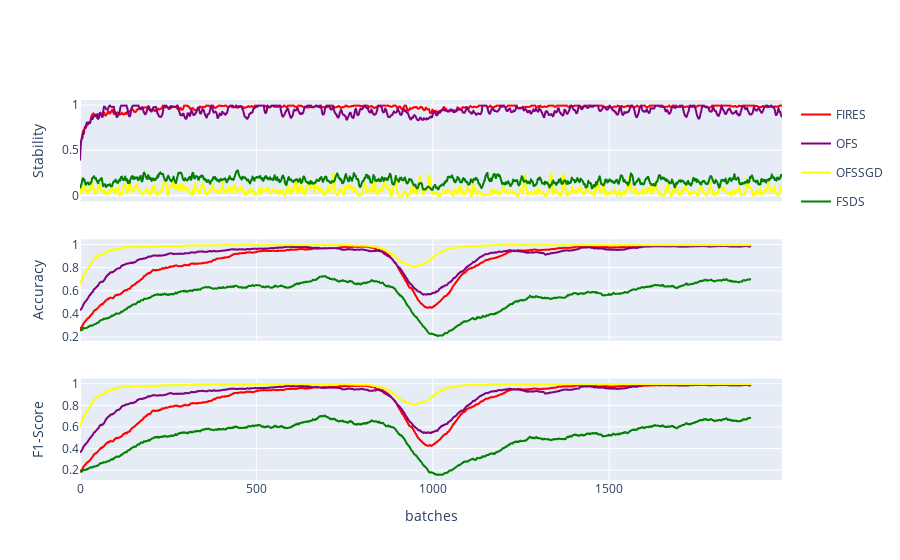

Notebook cell for this chart:
### Code cell
fig = make_subplots(rows=3, cols=1, shared_xaxes=True, vertical_spacing=0.1) # subplot_titles=("Stability","Accuracy", "F1-Score"),
for i in range(len(stability_trace)):
    stability_trace[i]["showlegend"] = False
    fig.add_trace(stability_trace[i], row=1, col=1)
for i in range(len(accuracy_trace)):
    fig.add_trace(accuracy_trace[i], row=2, col=1)
for i in range(len(f1_trace)):
    f1_trace[i]["showlegend"] = False
    fig.add_trace(f1_trace[i], row=3, col=1)
fig.update_xaxes(title_text="batches", row=3, col=1)
fig.update_yaxes(title_text="Stability", row=1, col=1)
fig.update_yaxes(title_text="Accuracy", row=2, col=1)
fig.update_yaxes(title_text="F1-Score", row=3, col=1)
fig.write_image("{}/all_scores.{}".format(folder, export_type))

fig.show()

### Figure 1 — Plotly figure (JSON) as saved in the notebook; plotly's stock layout.template omitted (floating-point values rounded to 4 significant figures; data arrays with more than 128 entries replaced by an {"elided": "..."} marker saying what was removed)
{"data": [{"hovertemplate": "variable=FIRES<br>batches=%{x}<br>stability=%{y}<extra></extra>", "legendgroup": "FIRES", "line": {"color": "red", "dash": "solid"}, "mode": "lines", "name": "FIRES", "showlegend": false, "type": "scattergl", "x": {"elided": "1991 int values"}, "xaxis": "x", "y": {"elided": "1991 float values"}, "yaxis": "y"}, {"hovertemplate": "variable=OFS<br>batches=%{x}<br>stability=%{y}<extra></extra>", "legendgroup": "OFS", "line": {"color": "purple", "dash": "solid"}, "mode": "lines", "name": "OFS", "showlegend": false, "type": "scattergl", "x": {"elided": "1991 int values"}, "xaxis": "x", "y": {"elided": "1991 float values"}, "yaxis": "y"}, {"hovertemplate": "variable=OFSSGD<br>batches=%{x}<br>stability=%{y}<extra></extra>", "legendgroup": "OFSSGD", "line": {"color": "yellow", "dash": "solid"}, "mode": "lines", "name": "OFSSGD", "showlegend": false, "type": "scattergl", "x": {"elided": "1991 int values"}, "xaxis": "x", "y": {"elided": "1991 float values"}, "yaxis": "y"}, {"hovertemplate": "variable=FSDS<br>batches=%{x}<br>stability=%{y}<extra></extra>", "legendgroup": "FSDS", "line": {"color": "green", "dash": "solid"}, "mode": "lines", "name": "FSDS", "showlegend": false, "type": "scattergl", "x": {"elided": "1991 int values"}, "xaxis": "x", "y": {"elided": "1991 float values"}, "yaxis": "y"}, {"hovertemplate": "variable=FIRES<br>batches=%{x}<br>accuracy=%{y}<extra></extra>", "legendgroup": "FIRES", "line": {"color": "red", "dash": "solid"}, "mode": "lines", "name": "FIRES", "showlegend": true, "type": "scattergl", "x": {"elided": "1901 int values"}, "xaxis": "x2", "y": {"elided": "1901 float values"}, "yaxis": "y2"}, {"hovertemplate": "variable=OFS<br>batches=%{x}<br>accuracy=%{y}<extra></extra>", "legendgroup": "OFS", "line": {"color": "purple", "dash": "solid"}, "mode": "lines", "name": "OFS", "showlegend": true, "type": "scattergl", "x": {"elided": "1901 int values"}, "xaxis": "x2", "y": {"elided": "1901 float values"}, "yaxis": "y2"}, {"hovertemplate": "variable=OFSSGD<br>batches=%{x}<br>accuracy=%{y}<extra></extra>", "legendgroup": "OFSSGD", "line": {"color": "yellow", "dash": "solid"}, "mode": "lines", "name": "OFSSGD", "showlegend": true, "type": "scattergl", "x": {"elided": "1901 int values"}, "xaxis": "x2", "y": {"elided": "1901 float values"}, "yaxis": "y2"}, {"hovertemplate": "variable=FSDS<br>batches=%{x}<br>accuracy=%{y}<extra></extra>", "legendgroup": "FSDS", "line": {"color": "green", "dash": "solid"}, "mode": "lines", "name": "FSDS", "showlegend": true, "type": "scattergl", "x": {"elided": "1901 int values"}, "xaxis": "x2", "y": {"elided": "1901 float values"}, "yaxis": "y2"}, {"hovertemplate": "variable=FIRES<br>batches=%{x}<br>accuracy=%{y}<extra></extra>", "legendgroup": "FIRES", "line": {"color": "red", "dash": "solid"}, "mode": "lines", "name": "FIRES", "showlegend": false, "type": "scattergl", "x": {"elided": "1901 int values"}, "xaxis": "x3", "y": {"elided": "1901 float values"}, "yaxis": "y3"}, {"hovertemplate": "variable=OFS<br>batches=%{x}<br>accuracy=%{y}<extra></extra>", "legendgroup": "OFS", "line": {"color": "purple", "dash": "solid"}, "mode": "lines", "name": "OFS", "showlegend": false, "type": "scattergl", "x": {"elided": "1901 int values"}, "xaxis": "x3", "y": {"elided": "1901 float values"}, "yaxis": "y3"}, {"hovertemplate": "variable=OFSSGD<br>batches=%{x}<br>accuracy=%{y}<extra></extra>", "legendgroup": "OFSSGD", "line": {"color": "yellow", "dash": "solid"}, "mode": "lines", "name": "OFSSGD", "showlegend": false, "type": "scattergl", "x": {"elided": "1901 int values"}, "xaxis": "x3", "y": {"elided": "1901 float values"}, "yaxis": "y3"}, {"hovertemplate": "variable=FSDS<br>batches=%{x}<br>accuracy=%{y}<extra></extra>", "legendgroup": "FSDS", "line": {"color": "green", "dash": "solid"}, "mode": "lines", "name": "FSDS", "showlegend": false, "type": "scattergl", "x": {"elided": "1901 int values"}, "xaxis": "x3", "y": {"elided": "1901 float values"}, "yaxis": "y3"}], "layout": {"xaxis": {"anchor": "y", "domain": [0, 1], "matches": "x3", "showticklabels": false}, "xaxis2": {"anchor": "y2", "domain": [0, 1], "matches": "x3", "showticklabels": false}, "xaxis3": {"anchor": "y3", "domain": [0, 1], "title": {"text": "batches"}}, "yaxis": {"anchor": "x", "domain": [0.7333, 1], "title": {"text": "Stability"}}, "yaxis2": {"anchor": "x2", "domain": [0.3667, 0.6333], "title": {"text": "Accuracy"}}, "yaxis3": {"anchor": "x3", "domain": [0, 0.2667], "title": {"text": "F1-Score"}}}}
